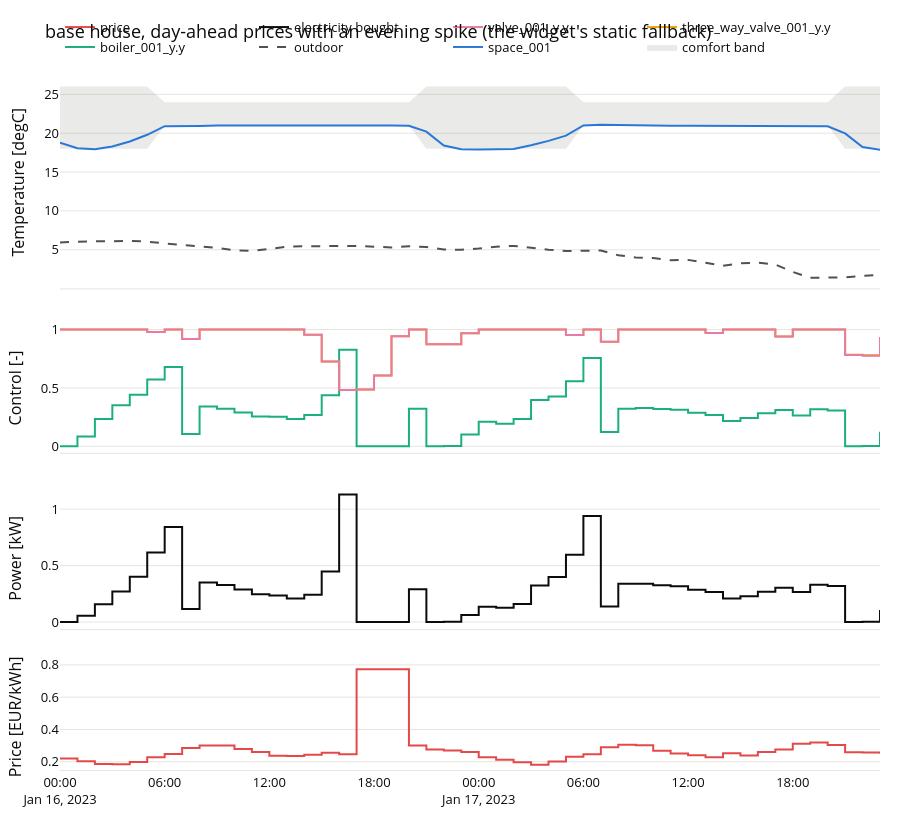

Notebook code for this chart:
### Markdown cell above
## 3. Closed loop against the true building

A plan is not a result: the controller applies the first step, the building responds, the sensor reports the
air temperature, the state is estimated and the plan is rebuilt. The *true building* has its envelope
conductances and capacities, air capacity and infiltration drawn at random (20 %) and a sensor noise of 0.1 K;
the controller keeps the Trano model. The runs are cached; **Recompute** runs one again (about ten minutes).

### Code cell
runs = {label: parts for label, parts in _house.runs().items() if parts["estimator"] == "mhe"}
dimensions = {
    "variant": list(_house.VARIANTS),
    "price": [*_house.PRICES, "day-ahead + evening spike"],
    "band": list(_house.BANDS),
    "mismatch": ["mismatch"],
}
display(closed_loop_explorer(_house.CACHE, runs, _house.compute, dimensions))
spike = _house.cached(
    variant="base",
    price="day-ahead + evening spike",
    band="standard",
    mismatch="mismatch",
    estimator="mhe",
    days=_house.DAYS,
)
display(plot_closed_loop(spike, "base house, day-ahead prices with an evening spike (the widget's static fallback)"))
